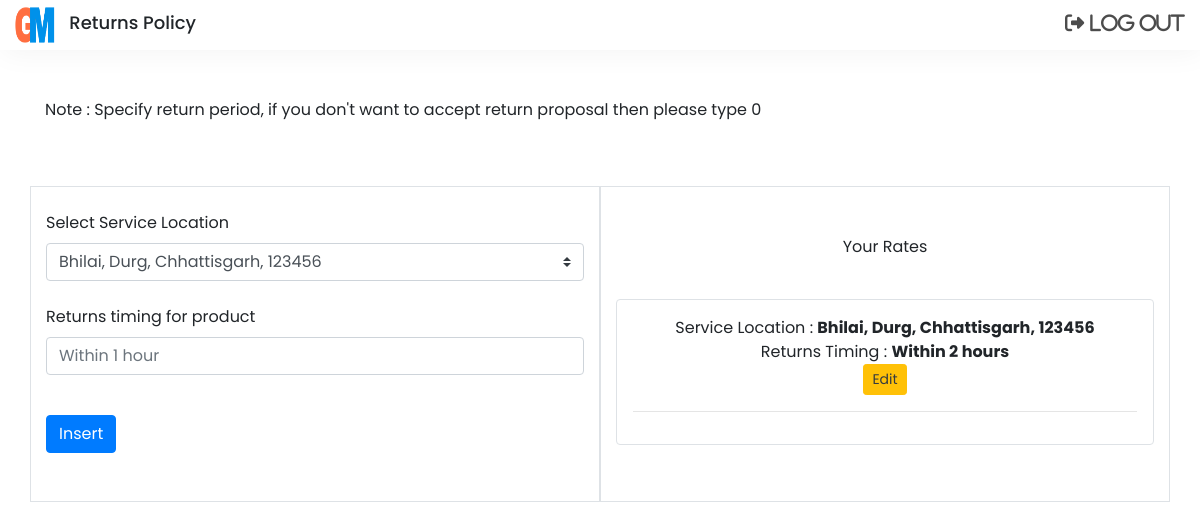
Page /admin/returns/index.php (signed in) on the committed database.
### tables this page shows
CREATE TABLE `returns` (
  `rt_id` int(10) NOT NULL,
  `rt_time` varchar(500) NOT NULL,
  `rt_loc_id` int(10) NOT NULL
);

CREATE TABLE `service_location` (
  `loc_id` int(10) NOT NULL,
  `loc_name` varchar(500) NOT NULL,
  `loc_district` varchar(500) NOT NULL,
  `loc_state` varchar(500) NOT NULL,
  `loc_pincode` int(10) NOT NULL
);

### admin/returns/index.php (the view, shortened to what this page needs)
<?php
	require_once '../control/identification.php';
?>
<!DOCTYPE html>
<html lang="en">
<head>
	<link rel="stylesheet" href="https://maxcdn.bootstrapcdn.com/bootstrap/4.0.0/css/bootstrap.min.css">
</head>
<body>
    <header class="navigation fix-nav">
		<div class="logo-img">
			<div class="d-inline-block">
				<a href="#" class="logo"><img src="../../sys_images/logo.png" alt="logo"></a>
			</div>
			<div class="d-inline-block">
				<h1>Returns Policy</h1>
			</div>
		</div>
        <div class="right-menu">
            <a href="login/logout.php" class="fa fa-sign-out">
                <span aria-hidden="true">Log Out</span>
            </a>
        </div>
    </header>
	<div class="container">
		<div class="pt-5 pb-5">
			Note : Specify return period, if you don't want to accept return proposal then please type 0
		</div>
		<div class="row pt-3">
			<div class="col-sm-6 border">
				<?php
				$select = "select loc_id, loc_name, loc_district, loc_state, loc_pincode from service_location";
				$select_result = mysqli_query($conn, $select);
				?>
				<form id="add_new_products" autocomplete="on" enctype="multipart/form-data">
					<div class="form-group pt-4">
					<label for="uname" class="lable-title">Select Service Location</label>
						<select class="custom-select" id="rt_loc_id" name="rt_loc_id" required>
						<?php
							while($loc_row = mysqli_fetch_assoc($select_result)){
						?>
							<option value="<?php echo $loc_row['loc_id'];?>"><?php echo $loc_row['loc_name'].", ".$loc_row['loc_district'].", ".$loc_row['loc_state'].", ".$loc_row['loc_pincode'];?></option>
						<?php
							}
						?>
						</select>
                    </div>
					<div class="form-group pt-2">
						<label for="uname" class="lable-title">Returns timing for product</label>
						<input type="text" class="form-control" id="rt_time" name="rt_time" placeholder="Within 1 hour" required>
					</div>
					<br/>
					<button type="submit" id="submit" name="submit" class="btn btn-primary">Insert</button>
				</form>
				<div class="pb-5">
				</div>
			</div>
			<div class="col-sm-6 text-center border">
			<p class="pt-5">Your Rates</p><br>
			<?php
				$select = "select rt_id, rt_time,loc_name,loc_district,loc_state,loc_pincode from returns inner join service_location on loc_id=rt_loc_id";
				$select_result = mysqli_query($conn, $select);
				if(mysqli_num_rows($select_result)<= 0){
					echo "No Rates Yet.";
				}else{
					while($rt_row = mysqli_fetch_assoc($select_result)){
			?>
				<div class="p-3 border rounded mb-3">
					<div class="">Service Location : <b><?php echo $rt_row['loc_name'].", ".$rt_row['loc_district'].", ".$rt_row['loc_state'].", ".$rt_row['loc_pincode'];?></b></div>
					<div class="">Returns Timing : <b><?php echo $rt_row['rt_time'];?></b></div>
					<a href="edit-returns.php?rt_id=<?php echo $rt_row['rt_id'];?>"><button class="btn btn-sm btn-warning text-dark" id="left" style="color:white">
						Edit</button>
					</a>
					<hr/>
				</div>
			<?php
					}
				}
			?>
			<div class="pb-3">
			</div>
			</div>
		</div>
	</div>
</body>
</html>

### admin/returns/index.php (style rules this page uses)
body { font-family:poppins; margin:0px; padding: 0px; font-family: poppins; background-color: #ffffff; }
* { box-sizing: border-box; }
a { text-decoration: none; color:black; }
.navigation { display: flex; justify-content: space-between; align-items: center; padding:5px; }
h1 { font-size:18px; margin-left:10px; }
.logo { width:200px; margin-left:10px; }
.logo img { height: 40px; width:40px; }
.right-menu a { margin: 0px 10px; font-size: 1.2rem; color: rgba(0,0,0,0.7); }
.fix-nav { width:100%; position: -webkit-sticky; position: sticky; top: 0; left: 0px; background-color: #ffffff; box-shadow: 2px 2px 30px rgba(0,0,0,0.05); z-index: 102; }

### rows in the picture
returns: service_location.loc_name "Bhilai", service_location.loc_district "Durg", service_location.loc_state "Chhattisgarh", service_location.loc_pincode "123456", rt_time "Within 2 hours"

### other values in the picture
form field rt_loc_id "Bhilai, Durg, Chhattisgarh, 123456"
